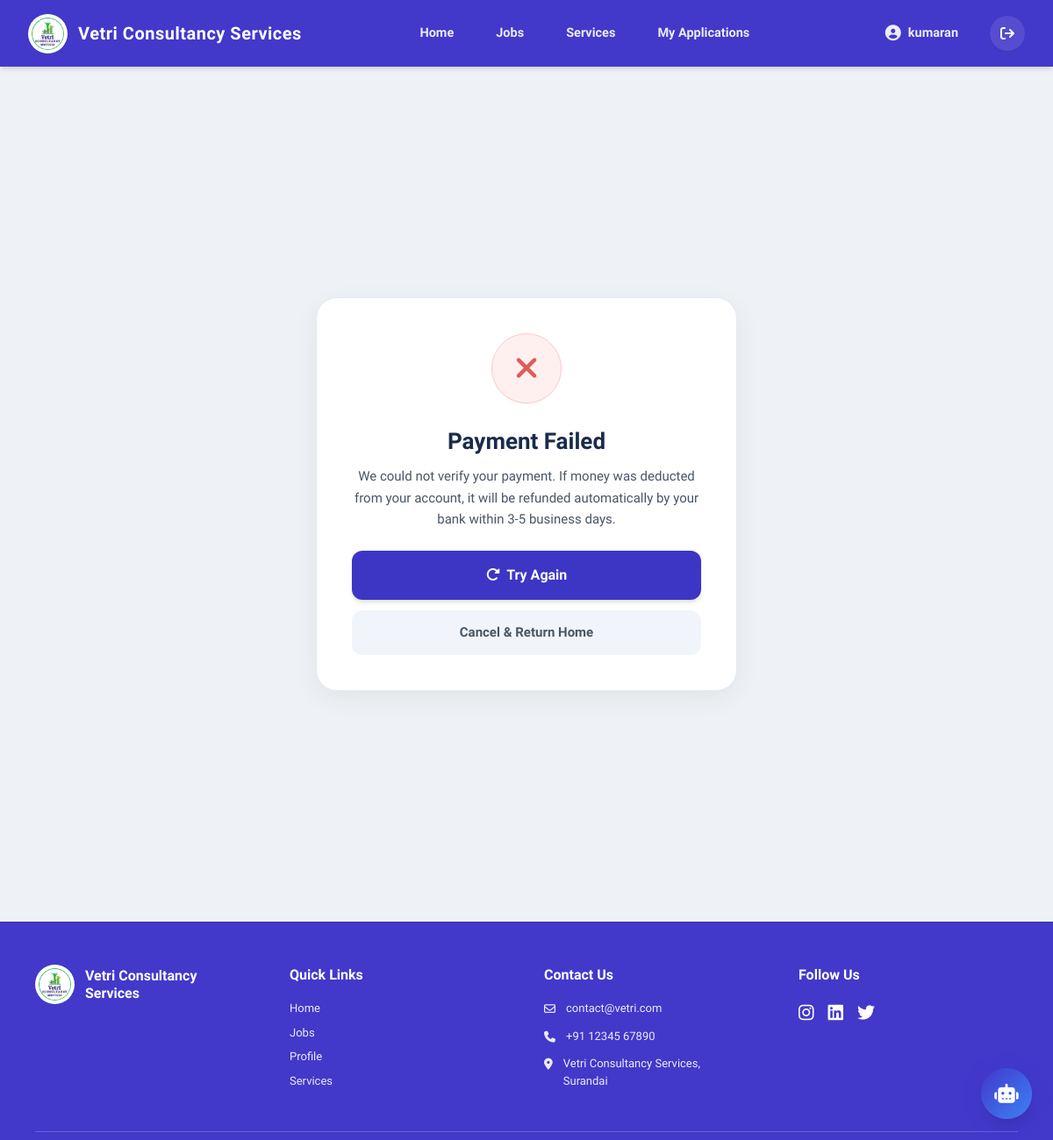
The app's page /payment/failed/ (signed in) with its own data.
### vcs/models.py (models this page shows, shortened)
class UISettings(models.Model):
    site_name = models.CharField(max_length=100, default="Vetri Consultancy Services")
    logo = models.ImageField(upload_to='site_config/', blank=True, null=True)
    login_illustration = models.ImageField(upload_to='site_config/', blank=True, null=True)
    candidate_tab_text = models.CharField(max_length=50, default="Candidate")
    trainee_tab_text = models.CharField(max_length=50, default="Trainee")
    company_tab_text = models.CharField(max_length=50, default="Company")
    class Meta:
        verbose_name = "Login UI Settings"
        verbose_name_plural = "Login UI Settings"

class User(AbstractUser):
    class Role(models.TextChoices):
        CANDIDATE = 'candidate', 'Candidate'
        TRAINEE   = 'trainee',   'Trainee'
        COMPANY   = 'company',   'Company'
    role = models.CharField(max_length=20,choices=Role.choices,blank=True,null=True,)
    groups = models.ManyToManyField(Group, blank=True,related_name='vcs_user_set',)
    user_permissions = models.ManyToManyField(Permission, blank=True,related_name='vcs_user_set',)

class CandidateProfile(models.Model):
    class SubscriptionPlan(models.TextChoices):
        FREE = 'Free', 'Free'
        PRO  = 'Pro',  'Pro'
    GENDER_CHOICES = (
        ('Male', 'Male'),
        ('Female', 'Female'),
        ('Other', 'Other')
    )
    MARITAL_CHOICES = (
        ('Single', 'Single'),
        ('Married', 'Married'),
        ('Other', 'Other')
    )
    user            = models.OneToOneField(User, on_delete=models.CASCADE, related_name='candidate_profile')
    profile_photo   = models.ImageField(upload_to='profile_photos/', blank=True, null=True)
    full_name       = models.CharField(max_length=255)
    phone_number    = models.CharField(max_length=20, blank=True, null=True)
    resume          = models.FileField(upload_to='resumes/', blank=True, null=True)
    accepted_terms  = models.BooleanField(default=False)
    created_at      = models.DateTimeField(auto_now_add=True)
    resume_headline = models.CharField(max_length=255, blank=True, null=True)
    profile_summary = models.TextField(blank=True, null=True)
    gender          = models.CharField(max_length=10, choices=GENDER_CHOICES, blank=True, null=True)
    marital_status  = models.CharField(max_length=20, choices=MARITAL_CHOICES, blank=True, null=True)
    date_of_birth   = models.DateField(blank=True, null=True)
    languages_known = models.CharField(max_length=255, blank=True, null=True, help_text="Comma separated, e.g. English, Tamil")
    skills          = models.ManyToManyField('Skill', blank=True, related_name='candidates')
    is_fresher      = models.BooleanField(default=False)
    subscription_type = models.CharField(max_length=10,choices=SubscriptionPlan.choices,
        default=SubscriptionPlan.FREE,
        help_text="Candidate's current subscription plan"
    )
    pro_expiry_date   = models.DateTimeField(null=True, blank=True)

### vcs/views.py (the view)
# urls.py: path('payment/failed/',    views.payment_failed,       name='payment_failed'),
def payment_failed(request):
    return render(request, 'payment_result.html', {
        'success':     False,
        'ui_settings': get_ui(),
    })

### vcs/context_processors.py (called while the page is built)
def site_settings(request):
    return {'ui_settings': UISettings.objects.first()}

### vcs/views.py (called while the page is built)
def get_ui():
    return UISettings.objects.first()

### vcs/templates/payment_result.html (shortened to what this page needs)
{% extends 'base.html' %}
{% block content %}
<div class="min-h-[75vh] flex items-center justify-center py-12 px-4 bg-[#eef2f7]">
    <div class="max-w-[480px] w-full bg-white rounded-[24px] shadow-[0_8px_30px_rgba(0,0,0,0.06)] border border-[#e4eaf2] p-8 md:p-10 text-center relative overflow-hidden">
        {% if success %}
            <div class="w-[80px] h-[80px] bg-[#e6fff0] rounded-full flex items-center justify-center mx-auto mb-6 shadow-sm border border-[#b2f2bb]">
                <i class="fa-solid fa-check text-[36px] text-[#057a2e]"></i>
            </div>
            <h1 class="text-[26px] font-extrabold text-[#1a2b4a] mb-2">Payment Successful!</h1>
            <p class="text-[15px] text-[#4a5568] mb-8">Welcome to Pro. Your premium benefits have been activated immediately.</p>
            {% if payment_order %}
            <div class="bg-[#f8fbff] border border-[#d8e4f0] rounded-[16px] p-5 mb-8 text-left space-y-3 text-[14px]">
                <div class="flex justify-between items-center">
                    <span class="text-[#7a8fa6] font-semibold">Payment ID</span>
                    <span class="font-mono text-[#1a2b4a] font-bold text-[13px]">{{ payment_order.razorpay_order_id }}</span>
                </div>
                <div class="flex justify-between items-center">
                    <span class="text-[#7a8fa6] font-semibold">Plan</span>
                    <span class="font-bold text-[#1a2b4a]">{{ payment_order.plan.months }} Month Pro</span>
                </div>
                <div class="flex justify-between items-center">
                    <span class="text-[#7a8fa6] font-semibold">Date</span>
                    <span class="font-bold text-[#1a2b4a]">{{ payment_order.paid_at|date:"d M Y, h:i A" }}</span>
                </div>
                <div class="border-t border-[#e4eaf2] pt-3 mt-1 flex justify-between items-center">
                    <span class="text-[#7a8fa6] font-semibold">Amount Paid</span>
                    <span class="font-extrabold text-[#057a2e] text-[18px]">₹{{ payment_order.amount_rupees }}</span>
                </div>
            </div>
            {% endif %}
            <a href="{% url 'candidate_dashboard' %}"
               class="block w-full bg-[#3d35c4] hover:bg-[#2d27a8] text-white font-extrabold text-[16px] py-4 rounded-[12px] transition-colors shadow-md">
                Go to My Dashboard
            </a>
        {% else %}
            <div class="w-[80px] h-[80px] bg-[#fff0f0] rounded-full flex items-center justify-center mx-auto mb-6 shadow-sm border border-[#ffcaca]">
                <i class="fa-solid fa-xmark text-[36px] text-[#e05c5c]"></i>
            </div>
            <h1 class="text-[26px] font-extrabold text-[#1a2b4a] mb-2">Payment Failed</h1>
            <p class="text-[15px] text-[#4a5568] mb-6 leading-relaxed">
                We could not verify your payment. If money was deducted from your account, it will be refunded automatically by your bank within 3-5 business days.
            </p>
            <div class="space-y-3">
                <a href="{% url 'upgrade_subscription' %}"
                   class="block w-full bg-[#3d35c4] hover:bg-[#2d27a8] text-white font-extrabold text-[16px] py-4 rounded-[12px] transition-colors shadow-md">
                    <i class="fa-solid fa-rotate-right mr-1"></i> Try Again
                </a>
                <a href="{% url 'candidate_dashboard' %}"
                   class="block w-full bg-[#f1f5fb] hover:bg-[#e4eaf2] text-[#4a5568] font-bold text-[15px] py-3.5 rounded-[12px] transition-colors">
                    Cancel & Return Home
                </a>
            </div>
        {% endif %}
    </div>
</div>
{% endblock %}

### vcs/templates/base.html (shortened to what this page needs)
<!DOCTYPE html>
<html lang="en">
<head>
    <link href="https://cdnjs.cloudflare.com/ajax/libs/font-awesome/6.5.1/css/all.min.css" rel="stylesheet">
    <script src="https://cdn.tailwindcss.com"></script>
</head>
<body class="font-['Exo',sans-serif] antialiased bg-[#eef2f7] min-h-screen flex flex-col">
    {% with url_name=request.resolver_match.url_name %}
    <nav class="bg-[#4238ca] text-white shadow-md sticky top-0 z-50 py-2">
    <div class="max-w-[1400px] mx-auto px-4 md:px-8 flex justify-between items-center h-[60px]">
        <a href="{% url 'dashboard' %}" class="flex items-center gap-3 no-underline shrink-0">
            <div class="w-[45px] h-[45px] bg-white rounded-full p-1 flex items-center justify-center shadow-sm">
                <img src="{% if ui_settings.logo %}{{ ui_settings.logo.url }}{% else %}/static/images/logo.png{% endif %}" alt="Logo" class="w-full h-full rounded-full object-cover">
            </div>
            <span class="text-[18px] sm:text-[20px] font-bold tracking-wide hidden sm:block">
                {{ ui_settings.site_name|default:"Vetri Consultancy Services" }}
            </span>
        </a>
        <div class="hidden lg:flex items-center gap-2">
            <a href="{% url 'dashboard' %}" class="nav-link {% if 'dashboard' in url_name or url_name == 'home' %}active{% endif %}">
                Home
            </a>
            <a href="{% url 'job_list' %}" class="nav-link {% if 'job' in url_name %}active{% endif %}">
                Jobs
            </a>
            <a href="{% url 'services' %}" class="nav-link {% if 'service' in url_name or 'feed' in url_name %}active{% endif %}">
                Services
            </a>
            {% if request.user.is_authenticated and request.user.role in 'candidate,trainee' %}
                <a href="{% url 'my_applications' %}" class="nav-link {% if url_name == 'my_applications' %}active{% endif %}">
                    My Applications
                </a>
            {% endif %}
        </div>
        <div class="hidden lg:flex items-center gap-4 shrink-0">
            {% if request.user.is_authenticated %}
                {% if request.user.role == 'candidate' %}
                    <a href="{% url 'candidate_profile' %}" class="nav-link gap-2 {% if 'profile' in url_name %}active{% endif %}">
                        <i class="fa-solid fa-circle-user text-[18px]"></i> {{ request.user.candidate_profile.full_name }}
                    </a>
                {% elif request.user.role == 'company' %}
                    <a href="{% url 'dashboard' %}" class="nav-link gap-2">
                        <i class="fa-solid fa-building text-[18px]"></i> {{ request.user.company_profile.company_name }}
                    </a>
                {% elif request.user.role == 'trainee' %}
                    <a href="{% url 'trainee_profile' %}" class="nav-link gap-2 {% if 'profile' in url_name %}active{% endif %}">
                        <i class="fa-solid fa-circle-user text-[18px]"></i> {{ request.user.trainee_profile.full_name }}
                    </a>
                {% else %}
                    <a href="{% url 'dashboard' %}" class="nav-link gap-2">
                        <i class="fa-solid fa-user text-[18px]"></i> {{ request.user.username }}
                    </a>
                {% endif %}
            {% else %}
                <a href="{% url 'login' %}" class="nav-link gap-2">
                    <i class="fa-solid fa-circle-user text-[18px]"></i> Login
                </a>
            {% endif %}
            {% if request.user.is_authenticated %}
            <a href="{% url 'logout' %}" class="w-[40px] h-[40px] bg-white/10 hover:bg-[#f44336] text-white rounded-full flex items-center justify-center transition-colors shadow-sm self-center" title="Logout">
                <i class="fa-solid fa-arrow-right-from-bracket"></i>
            </a>
            {% endif %}
        </div>
    </div>
</nav>
    {% endwith %}
    <main class="flex-1">
        {% block content %}
        {% endblock %}
    </main>
    <footer class="bg-[#4238ca] text-white pt-12 pb-6 relative border-t border-[#3730a3]">
        <div class="max-w-[1400px] mx-auto px-4 sm:px-6 md:px-10">
            <div class="grid grid-cols-1 md:grid-cols-2 lg:grid-cols-4 gap-8 sm:gap-10 mb-10">
                <div>
                    <div class="flex items-center gap-3 mb-4">
                        <div class="w-[45px] h-[45px] bg-white rounded-full p-1 flex items-center justify-center">
                            <img src="{% if ui_settings.logo %}{{ ui_settings.logo.url }}{% else %}/static/images/logo.png{% endif %}" alt="Logo" class="w-full h-full rounded-full object-cover">
                        </div>
                        <div class="leading-tight">
                            <span class="text-[16px] font-bold block">{{ ui_settings.site_name|default:"Vetri Consultancy" }}</span>
                        </div>
                    </div>
                </div>
                <div>
                    <h3 class="text-[16px] font-bold mb-4">Quick Links</h3>
                    <a href="{% url 'dashboard' %}" class="footer-link">Home</a>
                    <a href="{% url 'job_list' %}" class="footer-link">Jobs</a>
                    <a href="{% if request.user.role == 'candidate' %}{% url 'candidate_profile' %}{% elif request.user.role == 'trainee' %}{% url 'trainee_profile' %}{% else %}{% url 'dashboard' %}{% endif %}" class="footer-link">Profile</a>
                    <a href="{% url 'services' %}" class="footer-link">Services</a>
                </div>
                <div>
                    <h3 class="text-[16px] font-bold mb-4">Contact Us</h3>
                    <div class="flex items-start gap-3 mb-3 text-[13px] text-white/90">
                        <i class="fa-regular fa-envelope mt-1"></i>
                        <span class="break-all">contact@vetri.com</span>
                    </div>
                    <div class="flex items-start gap-3 mb-3 text-[13px] text-white/90">
                        <i class="fa-solid fa-phone mt-1"></i>
                        <span>+91 12345 67890</span>
                    </div>
                    <div class="flex items-start gap-3 text-[13px] text-white/90">
                        <i class="fa-solid fa-location-dot mt-1"></i>
                        <span>Vetri Consultancy Services,<br>Surandai</span>
                    </div>
                </div>
                <div>
                    <h3 class="text-[16px] font-bold mb-4">Follow Us</h3>
                    <div class="flex gap-4">
                        <a href="#" class="social-icon"><i class="fa-brands fa-instagram"></i></a>
                        <a href="#" class="social-icon"><i class="fa-brands fa-linkedin"></i></a>
                        <a href="#" class="social-icon"><i class="fa-brands fa-twitter"></i></a>
                    </div>
                </div>
            </div>
            <div class="border-t border-white/20 pt-6 text-center text-[12.5px] text-white/80">
            </div>
        </div>
    </footer>
    <button class="fixed bottom-4 right-4 sm:bottom-6 sm:right-6 w-[50px] h-[50px] sm:w-[56px] sm:h-[56px] bg-[#6366f1] hover:bg-[#4f46e5] text-white rounded-full shadow-lg flex items-center justify-center text-[20px] sm:text-[24px] transition-transform duration-200 hover:scale-105 z-50 focus:outline-none">
        <i class="fa-solid fa-robot"></i>
    </button>
{% if user.is_authenticated %}
<button id="chat-fab" aria-label="Open AI Assistant" class="fixed bottom-4 right-4 sm:bottom-6 sm:right-6 z-[999] w-[50px] h-[50px] sm:w-[58px] sm:h-[58px] rounded-full bg-gradient-to-br from-[#4238ca] to-[#3b82f6] flex items-center justify-center shadow-[0_4px_20px_rgba(66,56,202,0.4)] hover:shadow-[0_6px_28px_rgba(66,56,202,0.5)] hover:scale-105 transition-all duration-200 group">
    <i class="fa-solid fa-robot text-white text-[20px] sm:text-[22px] group-[.open]:hidden" id="fab-icon-open"></i>
</button>
{% endif %}
</body>
</html>

### records on screen
UISettings: logo (picture), site_name "Vetri Consultancy Services"
User: user.candidate_profile.full_name "kumaran"
